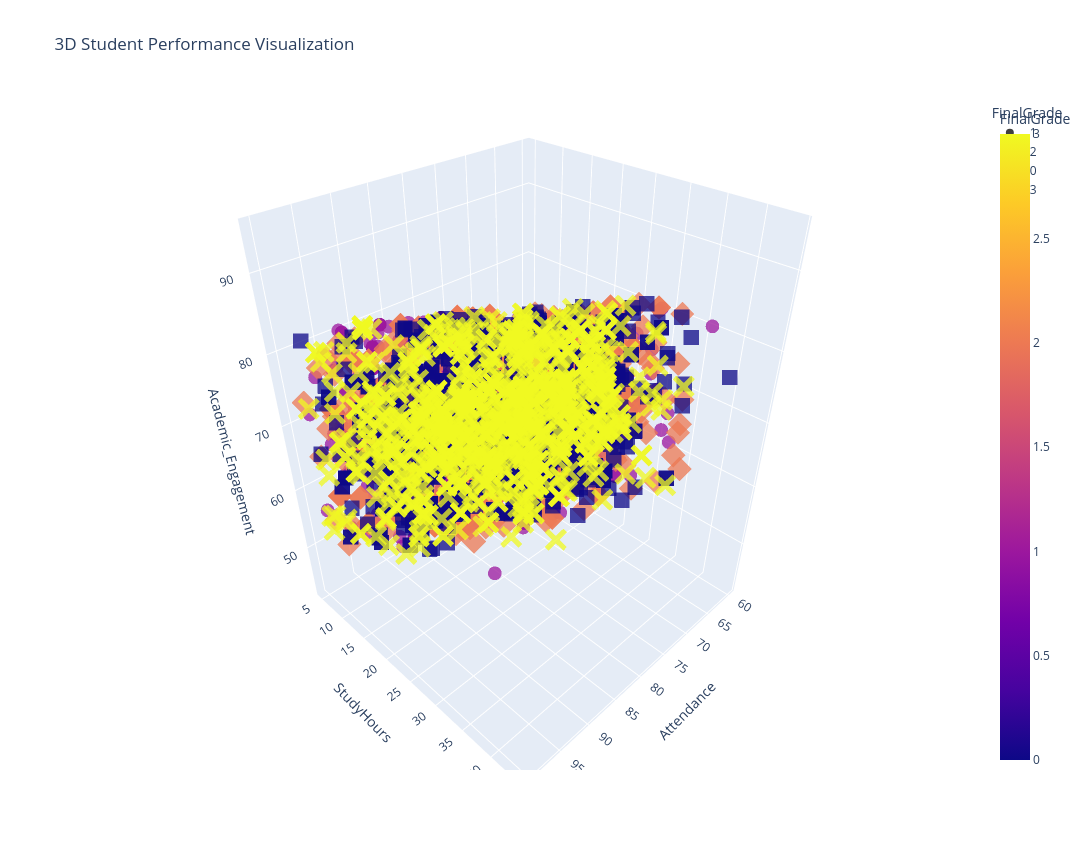

Source (notebook cell):
### Code cell
sample_3d = df.sample(min(4000, len(df)), random_state=RANDOM_STATE)
title = "3D Student Performance Visualization"
fig = px.scatter_3d(sample_3d, x="Attendance", y="StudyHours", z="Academic_Engagement", color="FinalGrade", symbol="FinalGrade", opacity=.75, title=title)
fig.update_layout(width=1200, height=850)
save_plotly(fig, title); fig.show()

### Figure 1 — Plotly figure (JSON) as saved in the notebook; plotly's stock layout.template omitted (floating-point values rounded to 4 significant figures; data arrays with more than 128 entries replaced by an {"elided": "..."} marker saying what was removed)
{"data": [{"hovertemplate": "FinalGrade=%{marker.color}<br>Attendance=%{x}<br>StudyHours=%{y}<br>Academic_Engagement=%{z}<extra></extra>", "legendgroup": "1", "marker": {"color": {"elided": "895 int values"}, "coloraxis": "coloraxis", "opacity": 0.75, "symbol": "circle"}, "mode": "markers", "name": "1", "scene": "scene", "showlegend": true, "type": "scatter3d", "x": {"elided": "895 int values"}, "y": {"elided": "895 int values"}, "z": {"elided": "895 float values"}}, {"hovertemplate": "FinalGrade=%{marker.color}<br>Attendance=%{x}<br>StudyHours=%{y}<br>Academic_Engagement=%{z}<extra></extra>", "legendgroup": "2", "marker": {"color": {"elided": "1068 int values"}, "coloraxis": "coloraxis", "opacity": 0.75, "symbol": "diamond"}, "mode": "markers", "name": "2", "scene": "scene", "showlegend": true, "type": "scatter3d", "x": {"elided": "1068 int values"}, "y": {"elided": "1068 int values"}, "z": {"elided": "1068 float values"}}, {"hovertemplate": "FinalGrade=%{marker.color}<br>Attendance=%{x}<br>StudyHours=%{y}<br>Academic_Engagement=%{z}<extra></extra>", "legendgroup": "0", "marker": {"color": {"elided": "1125 int values"}, "coloraxis": "coloraxis", "opacity": 0.75, "symbol": "square"}, "mode": "markers", "name": "0", "scene": "scene", "showlegend": true, "type": "scatter3d", "x": {"elided": "1125 int values"}, "y": {"elided": "1125 int values"}, "z": {"elided": "1125 float values"}}, {"hovertemplate": "FinalGrade=%{marker.color}<br>Attendance=%{x}<br>StudyHours=%{y}<br>Academic_Engagement=%{z}<extra></extra>", "legendgroup": "3", "marker": {"color": {"elided": "912 int values"}, "coloraxis": "coloraxis", "opacity": 0.75, "symbol": "x"}, "mode": "markers", "name": "3", "scene": "scene", "showlegend": true, "type": "scatter3d", "x": {"elided": "912 int values"}, "y": {"elided": "912 int values"}, "z": {"elided": "912 float values"}}], "layout": {"coloraxis": {"colorbar": {"title": {"text": "FinalGrade"}}, "colorscale": [[0, "#0d0887"], [0.1111, "#46039f"], [0.2222, "#7201a8"], [0.3333, "#9c179e"], [0.4444, "#bd3786"], [0.5556, "#d8576b"], [0.6667, "#ed7953"], [0.7778, "#fb9f3a"], [0.8889, "#fdca26"], [1, "#f0f921"]]}, "height": 850, "legend": {"title": {"text": "FinalGrade"}, "tracegroupgap": 0}, "scene": {"domain": {"x": [0, 1], "y": [0, 1]}, "xaxis": {"title": {"text": "Attendance"}}, "yaxis": {"title": {"text": "StudyHours"}}, "zaxis": {"title": {"text": "Academic_Engagement"}}}, "title": {"text": "3D Student Performance Visualization"}, "width": 1200}}
